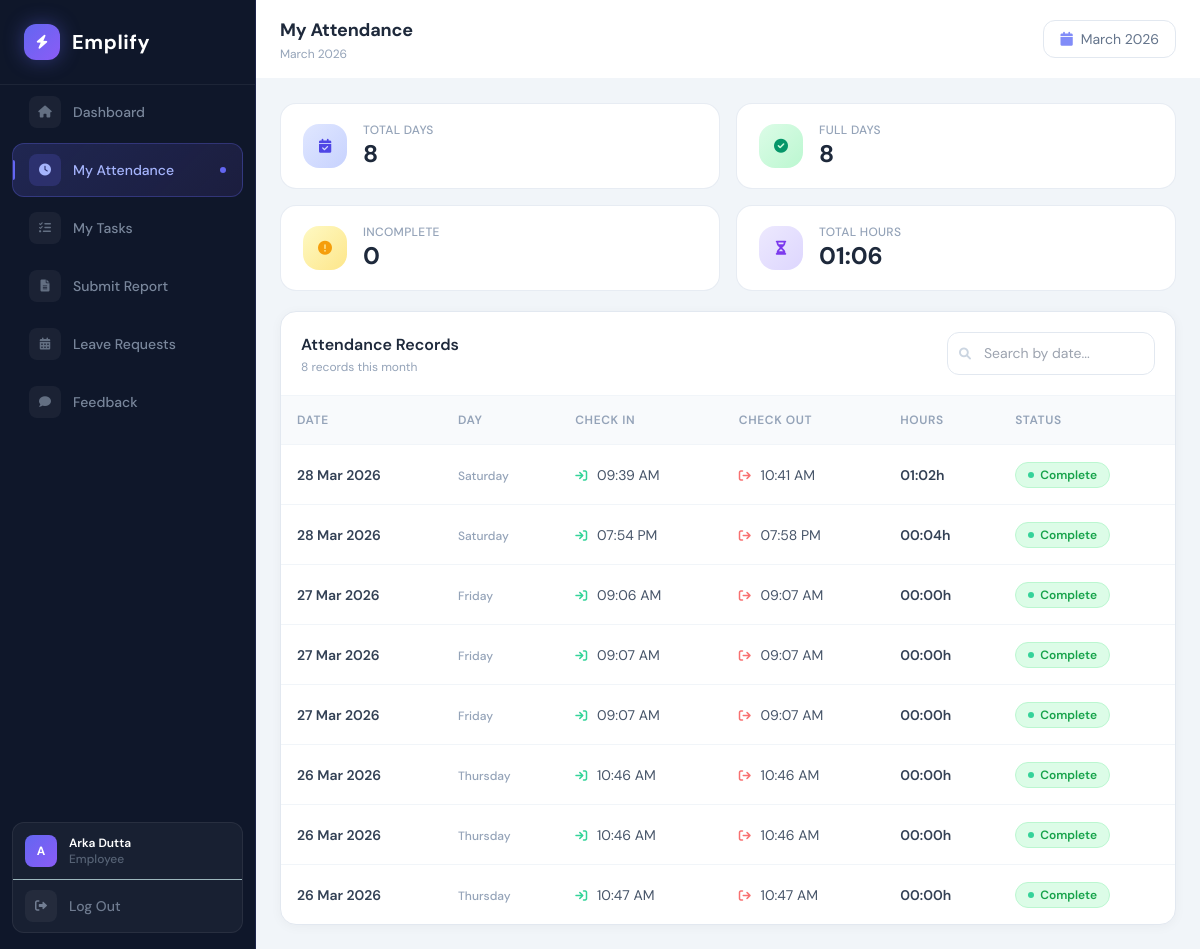
/employee/my_attendance.php (signed in), run on the app's committed database.
### tables this page shows
CREATE TABLE `attendance` (
  `att_id` int(11) NOT NULL,
  `emp_id` int(11) NOT NULL,
  `date` date NOT NULL,
  `check_in` time NOT NULL,
  `check_out` time DEFAULT NULL,
  `status` enum('Present','Absent','Leave') NOT NULL
);

### employee/my_attendance.php (the view, shortened to what this page needs)
<?php
require_once '../config/db.php';
$emp_id        = $_SESSION['emp_id'];
$current_month = date('Y-m');
$month_label   = date('F Y');
$stmt = $conn->prepare("
    SELECT date, check_in, check_out,
           TIMEDIFF(check_out, check_in) as hours_worked
    FROM attendance
    WHERE emp_id = ?
    AND DATE_FORMAT(date, '%Y-%m') = ?
    ORDER BY date DESC
");
$stmt->bind_param('is', $emp_id, $current_month);
$stmt->execute();
$result = $stmt->get_result();
$records = $result->fetch_all(MYSQLI_ASSOC);
$total_days   = count($records);
$present_days = count(array_filter($records, fn($r) => !empty($r['check_out'])));
$incomplete   = $total_days - $present_days;
$total_seconds = 0;
foreach ($records as $r) {
    if ($r['hours_worked'] && $r['hours_worked'] !== '00:00:00') {
        list($h, $m, $s) = explode(':', $r['hours_worked']);
        $total_seconds += ($h * 3600) + ($m * 60) + $s;
    }
}
$total_hours = sprintf('%02d:%02d', floor($total_seconds / 3600), floor(($total_seconds % 3600) / 60));
?>
<!DOCTYPE html>
<html lang="en">
<head>
    <script src="https://cdn.tailwindcss.com"></script>
    <link rel="stylesheet" href="https://cdnjs.cloudflare.com/ajax/libs/font-awesome/6.0.0/css/all.min.css">
</head>
<body>
<?php include 'employee_sidebar.php'; ?>
<div class="main-area">
    <div class="flex items-center justify-between px-6 py-4 bg-white"
         style="border-bottom: 1px solid #f1f5f9; min-height: 64px;">
        <div>
            <h1 class="text-lg font-bold text-slate-800" style="letter-spacing:-0.2px;">My Attendance</h1>
            <p class="text-xs text-slate-400 mt-0.5"><?php echo $month_label; ?></p>
        </div>
        <div class="flex items-center gap-2 text-sm text-slate-500 px-4 py-2 rounded-xl bg-white"
             style="border:1px solid #e2e8f0;">
            <i class="fas fa-calendar text-indigo-400"></i>
            <span><?php echo $month_label; ?></span>
        </div>
    </div>
    <div class="flex-1 overflow-y-auto p-6 space-y-5">
        <div class="grid grid-cols-2 xl:grid-cols-4 gap-4">
            <div class="stat-card flex items-center gap-4">
                <div class="w-11 h-11 rounded-2xl flex items-center justify-center flex-shrink-0"
                     style="background:linear-gradient(135deg,#e0e7ff,#c7d2fe);">
                    <i class="fas fa-calendar-check text-indigo-600 text-sm"></i>
                </div>
                <div>
                    <p class="text-xs font-medium text-slate-400 uppercase tracking-wide">Total Days</p>
                    <p class="text-2xl font-bold text-slate-800"><?php echo $total_days; ?></p>
                </div>
            </div>
            <div class="stat-card flex items-center gap-4">
                <div class="w-11 h-11 rounded-2xl flex items-center justify-center flex-shrink-0"
                     style="background:linear-gradient(135deg,#dcfce7,#bbf7d0);">
                    <i class="fas fa-check-circle text-emerald-600 text-sm"></i>
                </div>
                <div>
                    <p class="text-xs font-medium text-slate-400 uppercase tracking-wide">Full Days</p>
                    <p class="text-2xl font-bold text-slate-800"><?php echo $present_days; ?></p>
                </div>
            </div>
            <div class="stat-card flex items-center gap-4">
                <div class="w-11 h-11 rounded-2xl flex items-center justify-center flex-shrink-0"
                     style="background:linear-gradient(135deg,#fef9c3,#fde68a);">
                    <i class="fas fa-exclamation-circle text-amber-500 text-sm"></i>
                </div>
                <div>
                    <p class="text-xs font-medium text-slate-400 uppercase tracking-wide">Incomplete</p>
                    <p class="text-2xl font-bold text-slate-800"><?php echo $incomplete; ?></p>
                </div>
            </div>
            <div class="stat-card flex items-center gap-4">
                <div class="w-11 h-11 rounded-2xl flex items-center justify-center flex-shrink-0"
                     style="background:linear-gradient(135deg,#ede9fe,#ddd6fe);">
                    <i class="fas fa-hourglass-half text-violet-600 text-sm"></i>
                </div>
                <div>
                    <p class="text-xs font-medium text-slate-400 uppercase tracking-wide">Total Hours</p>
                    <p class="text-2xl font-bold text-slate-800"><?php echo $total_hours; ?></p>
                </div>
            </div>
        </div>
        <div class="bg-white rounded-2xl overflow-hidden"
             style="border:1px solid #e2e8f0; box-shadow:0 2px 12px rgba(0,0,0,0.04);">
            <div class="flex flex-col sm:flex-row sm:items-center justify-between gap-3 p-5"
                 style="border-bottom:1px solid #f1f5f9;">
                <div>
                    <h2 class="text-base font-semibold text-slate-800">Attendance Records</h2>
                    <p class="text-xs text-slate-400 mt-0.5" id="recordCount"><?php echo $total_days; ?> records this month</p>
                </div>
                <div class="relative">
                    <i class="fas fa-search absolute left-3 top-1/2 -translate-y-1/2 text-slate-300 text-xs"></i>
                    <input type="text" id="searchInput" placeholder="Search by date..."
                           class="search-bar pl-9 w-52" oninput="filterTable()">
                </div>
            </div>
            <?php if (empty($records)): ?>
            <div class="flex flex-col items-center justify-center py-20">
                <div class="w-14 h-14 rounded-2xl flex items-center justify-center mb-4"
                     style="background:#f1f5f9;">
                    <i class="fas fa-calendar-times text-slate-300 text-xl"></i>
                </div>
                <p class="text-slate-400 font-medium">No records for <?php echo $month_label; ?></p>
                <p class="text-slate-300 text-sm mt-1">Your attendance will appear here once you clock in</p>
            </div>
            <?php else: ?>
            <div class="overflow-x-auto">
                <table class="min-w-full" id="attendanceTable">
                    <thead>
                        <tr style="background:#f8fafc; border-bottom:1px solid #f1f5f9;">
                            <th class="p-4 text-left text-xs font-semibold uppercase tracking-wider text-slate-400">Date</th>
                            <th class="p-4 text-left text-xs font-semibold uppercase tracking-wider text-slate-400">Day</th>
                            <th class="p-4 text-left text-xs font-semibold uppercase tracking-wider text-slate-400">Check In</th>
                            <th class="p-4 text-left text-xs font-semibold uppercase tracking-wider text-slate-400">Check Out</th>
                            <th class="p-4 text-left text-xs font-semibold uppercase tracking-wider text-slate-400">Hours</th>
                            <th class="p-4 text-left text-xs font-semibold uppercase tracking-wider text-slate-400">Status</th>
                        </tr>
                    </thead>
                    <tbody>
                        <?php foreach ($records as $row):
                            $complete = !empty($row['check_out']);
                            $hours    = $row['hours_worked'] ?? null;
                            $isToday  = $row['date'] === date('Y-m-d');
                        ?>
                        <tr class="table-row" data-search="<?php echo strtolower(date('d M Y', strtotime($row['date']))); ?>">
                            <td class="p-4">
                                <div class="flex items-center gap-2">
                                    <span class="text-sm font-semibold <?php echo $isToday ? 'text-indigo-600' : 'text-slate-700'; ?>">
                                        <?php echo date('d M Y', strtotime($row['date'])); ?>
                                    </span>
                                </div>
                            </td>
                            <td class="p-4">
                                <span class="text-xs font-medium text-slate-400">
                                    <?php echo date('l', strtotime($row['date'])); ?>
                                </span>
                            </td>
                            <td class="p-4">
                                <span class="text-sm text-slate-600">
                                    <i class="fas fa-arrow-right-to-bracket text-emerald-400 mr-1.5 text-xs"></i>
                                    <?php echo date('h:i A', strtotime($row['check_in'])); ?>
                                </span>
                            </td>
                            <td class="p-4">
                                <?php if ($complete): ?>
                                <span class="text-sm text-slate-600">
                                    <i class="fas fa-arrow-right-from-bracket text-red-400 mr-1.5 text-xs"></i>
                                    <?php echo date('h:i A', strtotime($row['check_out'])); ?>
                                </span>
                                <?php else: ?>
                                <span class="text-xs font-medium px-2.5 py-1 rounded-full"
                                      style="background:#fef9c3; color:#d97706;">Not checked out</span>
                                <?php endif; ?>
                            </td>
                            <td class="p-4">
                                <?php if ($hours && $hours !== '00:00:00'): ?>
                                <span class="text-sm font-semibold text-slate-700">
                                    <?php echo substr($hours, 0, 5); ?>h
                                </span>
                                <?php else: ?>
                                <span class="text-slate-300 text-sm">—</span>
                                <?php endif; ?>
                            </td>
                            <td class="p-4">
                                <?php if ($complete): ?>
                                <span class="inline-flex items-center gap-1.5 px-3 py-1 rounded-full text-xs font-semibold"
                                      style="background:#dcfce7; color:#16a34a; border:1px solid #bbf7d0;">
                                    <span class="w-1.5 h-1.5 rounded-full bg-emerald-400"></span>
                                    Complete
                                </span>
                                <?php endif; ?>
                            </td>
                        </tr>
                        <?php endforeach; ?>
                    </tbody>
                </table>
            </div>
            <?php endif; ?>
        </div>
    </div>
</div>
</body>
</html>

### employee/my_attendance.php (style rules this page uses)
* { font-family: 'DM Sans', sans-serif; }
body { background: #f1f5f9; height: 100vh; overflow: hidden; }
.main-area { display: flex; flex-direction: column; height: 100vh; overflow: hidden; margin-left: 0; }
@media (min-width: 1024px) { .main-area { margin-left: 256px; } }
.stat-card { background: #fff; border: 1px solid rgba(226,232,240,0.8); border-radius: 16px; padding: 18px 22px; transition: box-shadow 0.2s, transform 0.2s; }
.table-row { border-bottom: 1px solid #f1f5f9; transition: background 0.15s; }
.table-row:last-child { border-bottom: none; }
.search-bar { background: #fff; border: 1px solid #e2e8f0; border-radius: 12px; padding: 10px 16px; font-size: 14px; color: #334155; outline: none; transition: border-color 0.2s, box-shadow 0.2s; }

### data on the page
attendance: date "28 Mar 2026", date "Saturday", check_in "09:39 AM", check_out "10:41 AM", hours "01:02", shows "Complete"
attendance: date "28 Mar 2026", date "Saturday", check_in "07:54 PM", check_out "07:58 PM", hours "00:04", shows "Complete"
attendance: date "27 Mar 2026", date "Friday", check_in "09:06 AM", check_out "09:07 AM", hours "00:00", shows "Complete"
attendance: date "27 Mar 2026", date "Friday", check_in "09:07 AM", check_out "09:07 AM", hours "00:00", shows "Complete"
attendance: date "27 Mar 2026", date "Friday", check_in "09:07 AM", check_out "09:07 AM", hours "00:00", shows "Complete"
attendance: date "26 Mar 2026", date "Thursday", check_in "10:46 AM", check_out "10:46 AM", hours "00:00", shows "Complete"
attendance: date "26 Mar 2026", date "Thursday", check_in "10:46 AM", check_out "10:46 AM", hours "00:00", shows "Complete"
attendance: date "26 Mar 2026", date "Thursday", check_in "10:47 AM", check_out "10:47 AM", hours "00:00", shows "Complete"

### other printed values
$item['label'] "Dashboard"
$item['label'] "My Attendance"
$item['label'] "My Tasks"
$item['label'] "Submit Report"
$item['label'] "Leave Requests"
$item['label'] "Feedback"
substr($_SESSION['name'], 0, 1) "A"
$_SESSION['name'] "Arka Dutta"
$total_days "8"
$present_days "8"
$incomplete "0"
$total_hours "01:06"
